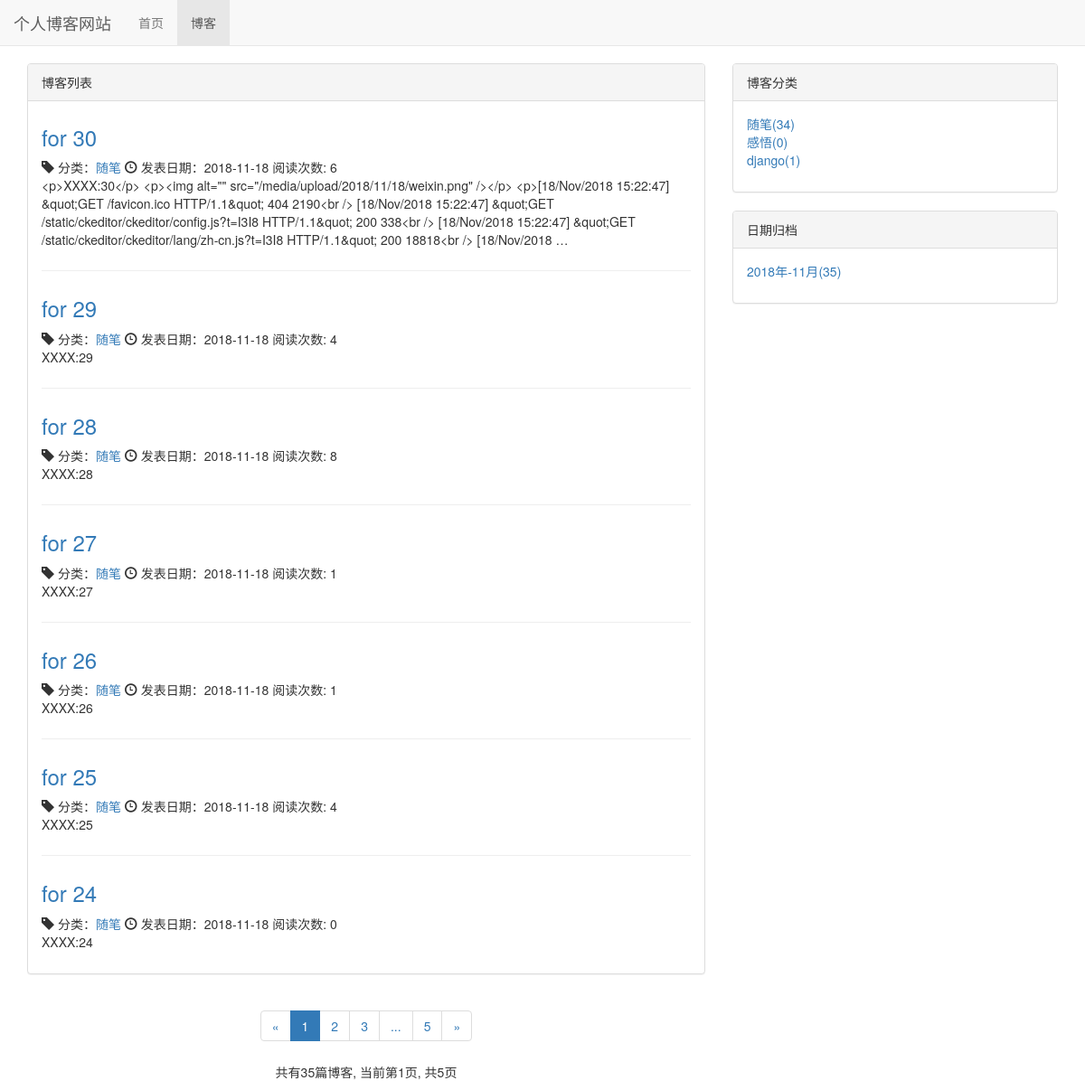
Page /blog/ on the earlier database version.
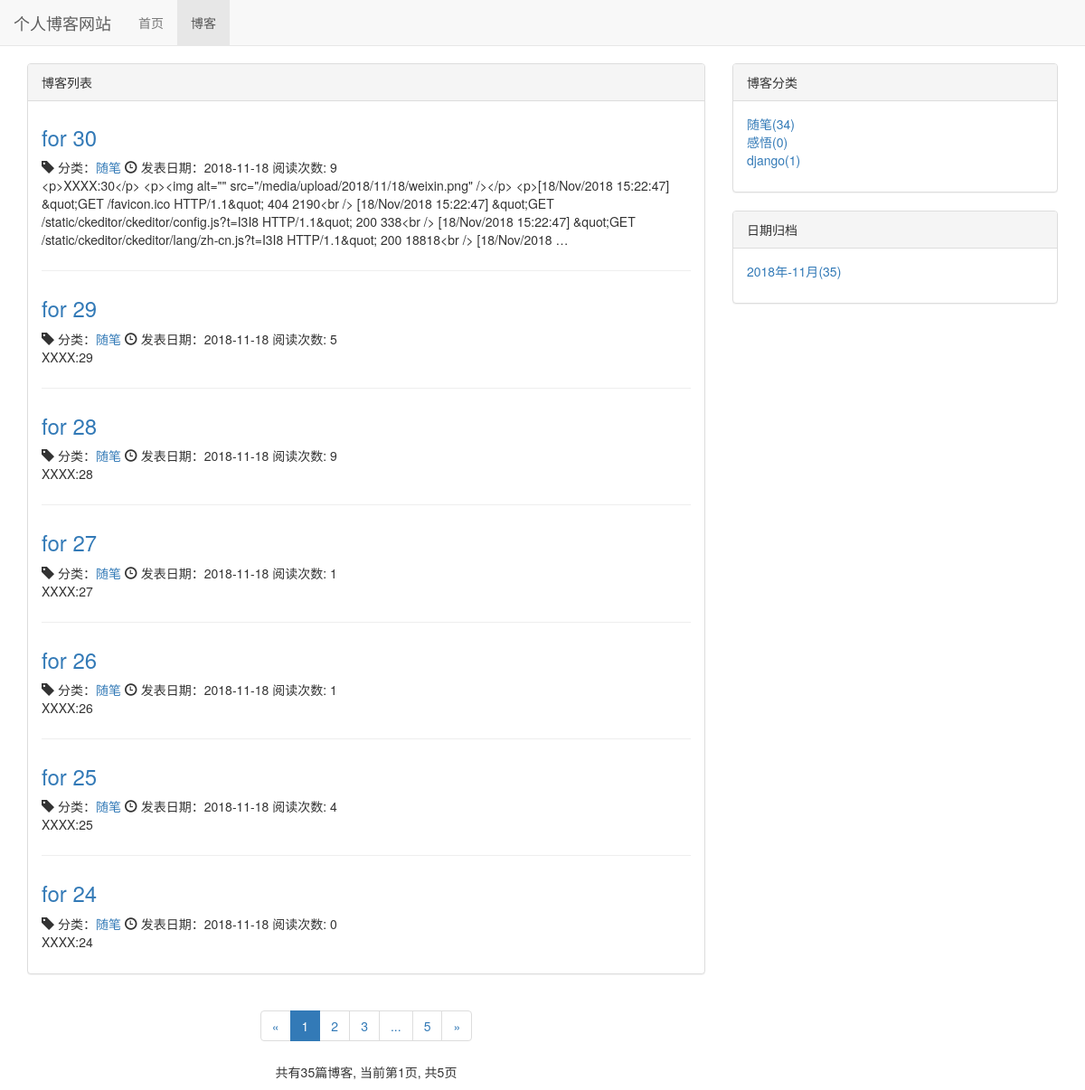
Same page on the later database version.
### blog/models.py (models this page shows, shortened)
class Blog(models.Model, ReadNumExpandMethod):
    title = models.CharField(max_length = 50)
    blog_type = models.ForeignKey(BlogType, on_delete=models.CASCADE)
    content = RichTextUploadingField()
    author = models.ForeignKey(User, on_delete=models.CASCADE)
    read_details = GenericRelation(ReadDetail)
    create_time = models.DateTimeField(auto_now_add=True)
    last_updated_time = models.DateTimeField(auto_now=True)
    class Meta:
        ordering = ["-create_time"]

class BlogType(models.Model):
    type_name = models.CharField(max_length=15)
    def __str__(self):
        return self.type_name

### read_statistics/models.py (models this page shows)
class ReadNum(models.Model):
    read_num = models.IntegerField(default=0)
    content_type = models.ForeignKey(ContentType, on_delete=models.CASCADE)
    object_id = models.PositiveIntegerField()
    content_object = GenericForeignKey('content_type', 'object_id')

### blog/views.py (the view)
# urls.py: path('', views.blog_list, name="blog_list"),
def blog_list(request):
    blogs_all_list = Blog.objects.all()
    context = get_blog_list_common_data(request, blogs_all_list)
    return render(request, 'blog/blog_list.html', context)

### read_statistics/models.py (called while the page is built)
    def get_read_num(self):
        try:
            ct = ContentType.objects.get_for_model(self)
            readnum = ReadNum.objects.get(content_type=ct, object_id=self.pk)
            return readnum.read_num
        except exceptions.ObjectDoesNotExist:
            return 0

### blog/templates/blog/blog_list.html (shortened to what the changed rows need)
{% extends 'base.html' %}
{%load staticfiles%}
{% block header_extends%}
    <link rel="stylesheet" href="{% static 'blog/blog.css' %}">
{% endblock %}
{% block content %}
    <div class="container">
        <div class="row">
            <div class="col-xs-12 col-sm-8 col-md-8 col-lg-8">
                <div class="panel panel-default">
                      <div class="panel-body">
                            {% for blog in blogs %}
                                <div class="blog">
                                    <h3><a href="{% url 'blog:blog_detail' blog.pk %}">
                                    {{ blog.title }}
                                    </a></h3>
                                    <p class="blog-info">
                                        <span class="glyphicon glyphicon-tag"></span>
                                        分类：<a href="{% url 'blog:blogs_with_type' blog.blog_type.pk %}">{{blog.blog_type}}</a>
                                        <span class="glyphicon glyphicon-time"></span>
                                        发表日期：{{blog.create_time|date:"Y-m-d"}}
                                        阅读次数: {{blog.get_read_num}}
                                    </p>
                                    <p>{{ blog.content | truncatewords:30 }}</p>
                                </div>
                            {% empty %}
                                <div class="blog">
                                    <p>暂无博客,敬请期待</p>
                                </div>
                            {% endfor %}
                      </div>
                </div>
            </div>
        </div>
    </div>
{% endblock %}

Differences in the rows shown:
changed through a linked row, Blog "for 30": get_read_num "6" → "9"
changed through a linked row, Blog "for 29": get_read_num "4" → "5"
changed through a linked row, Blog "for 28": get_read_num "8" → "9"
